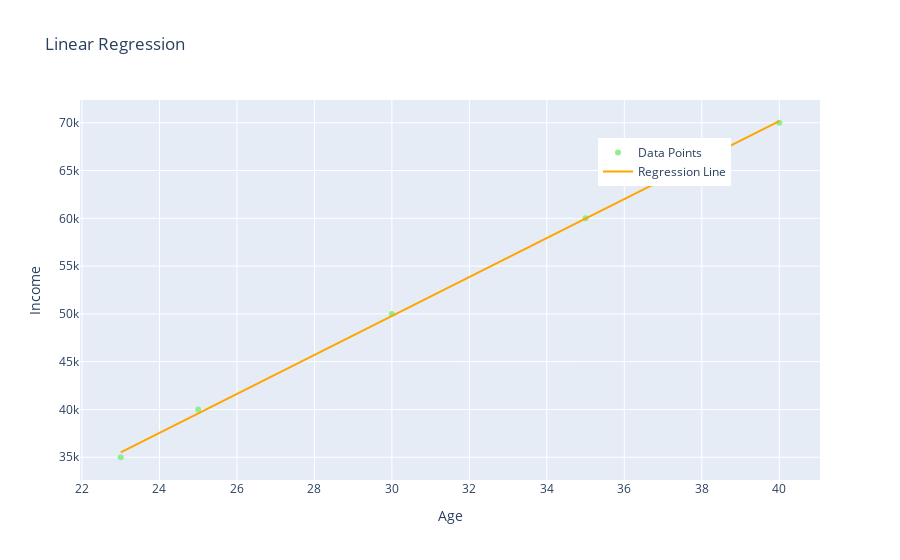

The notebook cell saved with this chart:
### Code cell
import plotly.graph_objs as go

scatter_trace = go.Scatter(
    x=data['age'],
    y=data['income'],
    mode='markers',
    marker=dict(color='lightgreen'),
    name='Data Points'
)

# Regression line
x_reg = np.linspace(min(data['age']), max(data['age']), 100)
y_reg = slope * x_reg + intercept
line_trace = go.Scatter(
    x=x_reg,
    y=y_reg,
    mode='lines',
    line=dict(color='orange'),
    name='Regression Line'
)

# Layout
layout = go.Layout(
    title='Linear Regression',
    xaxis=dict(title='Age'),
    yaxis=dict(title='Income'),
    legend=dict(x=0.7, y=0.9)
)

# Plot
fig = go.Figure(data=[scatter_trace, line_trace], layout=layout)
fig.show()
